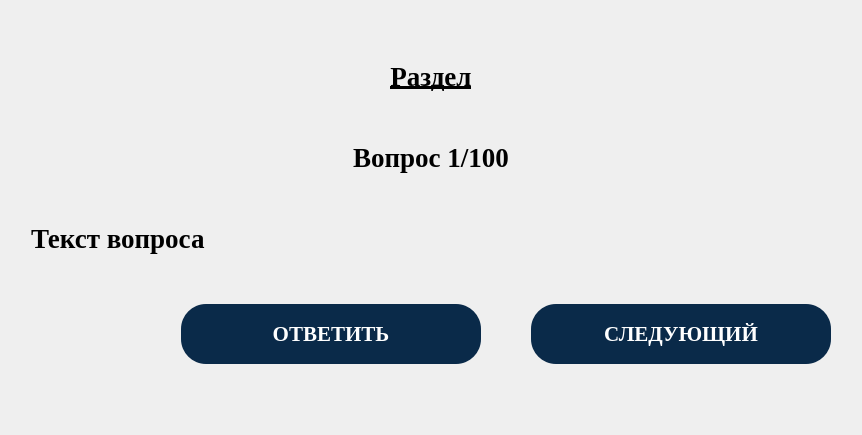
      <widget class="QWidget" name="page_questions">
       <property name="enabled">
        <bool>true</bool>
       </property>
       <property name="sizePolicy">
        <sizepolicy hsizetype="Preferred" vsizetype="Preferred">
         <horstretch>0</horstretch>
         <verstretch>0</verstretch>
        </sizepolicy>
       </property>
       <property name="styleSheet">
        <string notr="true">QPushButton {
	background-color: #0A2A49;
	border-radius: 25px;
	color: #FFFFFF;
}

QPushButton:hover {
     background-color: #0B263B;
 }

QPushButton:pressed {
     background-color: #0A2A49;
 }

QPushButton:disabled {
 	background-color: #1F4971;
	color: grey;
 }
</string>
       </property>
       <layout class="QHBoxLayout" name="horizontalLayout_4">
        <item>
         <layout class="QVBoxLayout" name="verticalLayout_3" stretch="0,0,0,0,0">
          <property name="spacing">
           <number>50</number>
          </property>
          <property name="leftMargin">
           <number>20</number>
          </property>
          <property name="topMargin">
           <number>50</number>
          </property>
          <property name="rightMargin">
           <number>20</number>
          </property>
          <property name="bottomMargin">
           <number>20</number>
          </property>
          <item>
           <widget class="QLabel" name="label_razdel">
            <property name="minimumSize">
             <size>
              <width>800</width>
              <height>0</height>
             </size>
            </property>
            <property name="maximumSize">
             <size>
              <width>16777215</width>
              <height>16777215</height>
             </size>
            </property>
            <property name="font">
             <font>
              <family>Times New Roman</family>
              <pointsize>20</pointsize>
              <weight>75</weight>
              <bold>true</bold>
              <underline>true</underline>
             </font>
            </property>
            <property name="text">
             <string>Раздел</string>
            </property>
            <property name="scaledContents">
             <bool>true</bool>
            </property>
            <property name="alignment">
             <set>Qt::AlignCenter</set>
            </property>
           </widget>
          </item>
          <item>
           <layout class="QHBoxLayout" name="horizontalLayout_8">
            <item>
             <spacer name="horizontalSpacer_12">
              <property name="orientation">
               <enum>Qt::Horizontal</enum>
              </property>
              <property name="sizeHint" stdset="0">
               <size>
                <width>40</width>
                <height>20</height>
               </size>
              </property>
             </spacer>
            </item>
            <item>
             <widget class="QLabel" name="progress_label">
              <property name="font">
               <font>
                <family>Times New Roman</family>
                <pointsize>20</pointsize>
                <weight>75</weight>
                <bold>true</bold>
               </font>
              </property>
              <property name="text">
               <string>Вопрос 1/100</string>
              </property>
              <property name="alignment">
               <set>Qt::AlignCenter</set>
              </property>
             </widget>
            </item>
            <item>
             <spacer name="horizontalSpacer_13">
              <property name="orientation">
               <enum>Qt::Horizontal</enum>
              </property>
              <property name="sizeHint" stdset="0">
               <size>
                <width>40</width>
                <height>20</height>
               </size>
              </property>
             </spacer>
            </item>
           </layout>
          </item>
          <item>
           <layout class="QVBoxLayout" name="verticalLayout_4">
            <property name="spacing">
             <number>25</number>
            </property>
            <property name="sizeConstraint">
             <enum>QLayout::SetFixedSize</enum>
            </property>
            <item>
             <widget class="QLabel" name="label_question">
              <property name="sizePolicy">
               <sizepolicy hsizetype="Preferred" vsizetype="Preferred">
                <horstretch>0</horstretch>
                <verstretch>0</verstretch>
               </sizepolicy>
              </property>
              <property name="minimumSize">
               <size>
                <width>300</width>
                <height>0</height>
               </size>
              </property>
              <property name="maximumSize">
               <size>
                <width>16777215</width>
                <height>16777215</height>
               </size>
              </property>
              <property name="font">
               <font>
                <family>Times New Roman</family>
                <pointsize>20</pointsize>
                <weight>75</weight>
                <italic>false</italic>
                <bold>true</bold>
               </font>
              </property>
              <property name="styleSheet">
               <string notr="true">color: black;</string>
              </property>
              <property name="text">
               <string>Текст вопроса</string>
              </property>
              <property name="textFormat">
               <enum>Qt::AutoText</enum>
              </property>
              <property name="scaledContents">
               <bool>true</bool>
              </property>
              <property name="alignment">
               <set>Qt::AlignLeading|Qt::AlignLeft|Qt::AlignVCenter</set>
              </property>
              <property name="wordWrap">
               <bool>true</bool>
              </property>
             </widget>
            </item>
            <item>
             <layout class="QGridLayout" name="gridLayout">
              <property name="sizeConstraint">
               <enum>QLayout::SetDefaultConstraint</enum>
              </property>
              <property name="leftMargin">
               <number>0</number>
              </property>
              <property name="topMargin">
               <number>0</number>
              </property>
              <property name="spacing">
               <number>10</number>
              </property>
             </layout>
            </item>
           </layout>
          </item>
          <item>
           <layout class="QHBoxLayout" name="horizontalLayout_5">
            <item>
             <spacer name="horizontalSpacer_9">
              <property name="orientation">
               <enum>Qt::Horizontal</enum>
              </property>
              <property name="sizeHint" stdset="0">
               <size>
                <width>40</width>
                <height>20</height>
               </size>
              </property>
             </spacer>
            </item>
            <item>
             <widget class="QPushButton" name="answer_btn">
              <property name="minimumSize">
               <size>
                <width>300</width>
                <height>60</height>
               </size>
              </property>
              <property name="maximumSize">
               <size>
                <width>16777215</width>
                <height>16777215</height>
               </size>
              </property>
              <property name="font">
               <font>
                <family>Times New Roman</family>
                <pointsize>16</pointsize>
                <weight>75</weight>
                <bold>true</bold>
               </font>
              </property>
              <property name="text">
               <string>ОТВЕТИТЬ</string>
              </property>
             </widget>
            </item>
            <item>
             <widget class="QPushButton" name="next_question_btn">
              <property name="sizePolicy">
               <sizepolicy hsizetype="Minimum" vsizetype="Fixed">
                <horstretch>0</horstretch>
                <verstretch>0</verstretch>
               </sizepolicy>
              </property>
              <property name="minimumSize">
               <size>
                <width>300</width>
                <height>60</height>
               </size>
              </property>
              <property name="maximumSize">
               <size>
                <width>16777215</width>
                <height>16777215</height>
               </size>
              </property>
              <property name="font">
               <font>
                <family>Times New Roman</family>
                <pointsize>16</pointsize>
                <weight>75</weight>
                <bold>true</bold>
               </font>
              </property>
              <property name="text">
               <string>СЛЕДУЮЩИЙ</string>
              </property>
             </widget>
            </item>
           </layout>
          </item>
          <item>
           <spacer name="verticalSpacer_7">
            <property name="orientation">
             <enum>Qt::Vertical</enum>
            </property>
            <property name="sizeHint" stdset="0">
             <size>
              <width>20</width>
              <height>40</height>
             </size>
            </property>
           </spacer>
          </item>
         </layout>
        </item>
       </layout>
      </widget>
